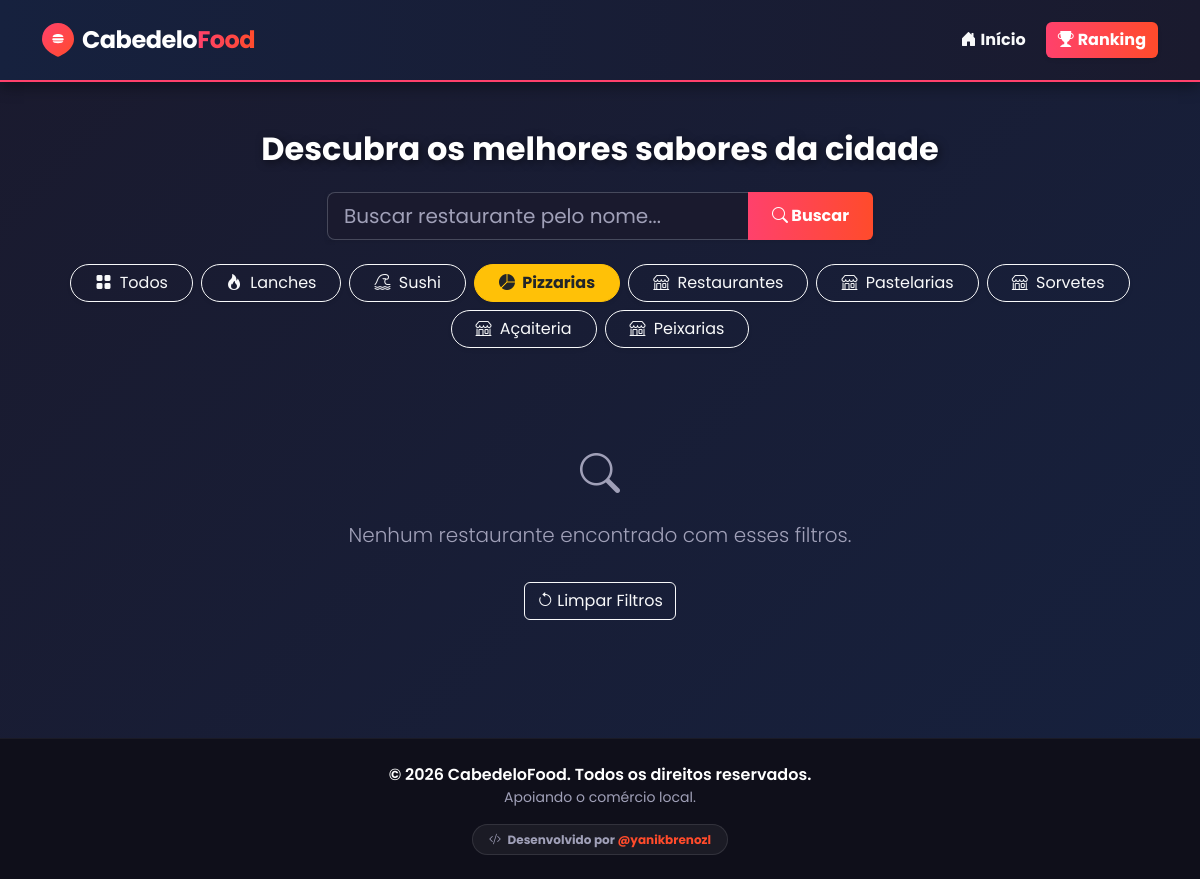
Screenshot of /?categoria=Pizzarias with the database file from the repository.
### restaurantes/models.py (models this page shows, shortened)
class Categoria(models.Model):
    nome = models.CharField(max_length=50)

### restaurantes/views.py (the view)
# urls.py: path('', views.home, name='home'),
def home(request):
    categoria_filtro = request.GET.get('categoria')
    termo_busca = request.GET.get('busca')
    categorias = Categoria.objects.all()
    restaurantes = Restaurante.objects.all()
    if termo_busca:
        restaurantes = restaurantes.filter(nome__icontains=termo_busca)
    if categoria_filtro:
        restaurantes = restaurantes.filter(categoria__nome=categoria_filtro)
    return render(request, 'restaurantes/index.html', {
        'restaurantes': restaurantes,
        'categorias': categorias,
        'categoria_atual': categoria_filtro,
        'termo_busca': termo_busca
    })

### restaurantes/templates/restaurantes/index.html (shortened to what this page needs)
<!DOCTYPE html>
<html lang="pt-BR">
<head>
    <link href="https://cdn.jsdelivr.net/npm/bootstrap@5.3.0/dist/css/bootstrap.min.css" rel="stylesheet">
    <link rel="stylesheet" href="https://cdn.jsdelivr.net/npm/bootstrap-icons@1.11.3/font/bootstrap-icons.min.css">
</head>
<body>
    <nav class="navbar navbar-expand-lg navbar-dark navbar-custom py-3">
        <div class="container d-flex justify-content-between align-items-center">
            <a class="navbar-brand m-0 d-flex align-items-center" href="{% url 'home' %}">
                <span class="fs-4 fw-bold" style="letter-spacing: -0.5px;">
                    <span class="text-white">Cabedelo</span><span style="background: linear-gradient(90deg, #ff416c, #ff4b2b); -webkit-background-clip: text; background-clip: text; -webkit-text-fill-color: transparent;">Food</span>
                </span>
            </a>
            <div class="d-flex">
                <a href="{% url 'home' %}" class="btn btn-outline-light border-0 me-2 fw-bold"><i class="bi bi-house-door-fill me-1"></i>Início</a>
                <a href="{% url 'ranking' %}" class="btn fw-bold text-white shadow-sm" style="background: linear-gradient(90deg, #ff416c, #ff4b2b); border: none;"><i class="bi bi-trophy-fill me-1"></i>Ranking</a>
            </div>
        </div>
    </nav>
    <div class="container mt-5" style="min-height: 70vh;">
        <h2 class="text-center mb-4 fw-bold titulo-site">Descubra os melhores sabores da cidade</h2>
        <div class="row justify-content-center mb-4">
            <div class="col-md-8 col-lg-6">
                <form action="{% url 'home' %}" method="GET" class="d-flex">
                    <div class="input-group shadow-sm">
                        <input type="text" name="busca" class="form-control form-control-lg" placeholder="Buscar restaurante pelo nome..." value="{{ termo_busca|default:'' }}">
                        <button type="submit" class="btn btn-danger px-4 fw-bold" style="background: linear-gradient(90deg, #ff416c, #ff4b2b); border: none;">
                            <i class="bi bi-search"></i> Buscar
                        </button>
                    </div>
                </form>
            </div>
        </div>
        <div class="d-flex justify-content-center gap-2 mb-5 flex-wrap">
            <a href="{% url 'home' %}" class="btn {% if not categoria_atual %}btn-warning fw-bold text-dark{% else %}btn-outline-light{% endif %} rounded-pill px-4 shadow-sm">
                <i class="bi bi-grid-fill me-1"></i> Todos
            </a>
            {% for cat in categorias %}
                <a href="{% url 'home' %}?categoria={{ cat.nome }}{% if termo_busca %}&busca={{ termo_busca }}{% endif %}" class="btn {% if categoria_atual == cat.nome %}btn-warning fw-bold text-dark{% else %}btn-outline-light{% endif %} rounded-pill px-4 shadow-sm">
                    {% if "lanche" in cat.nome|lower or "burger" in cat.nome|lower or "hamburguer" in cat.nome|lower %}
                        <i class="bi bi-fire me-1"></i>
                    {% elif "pizza" in cat.nome|lower %}
                        <i class="bi bi-pie-chart-fill me-1"></i>
                    {% elif "japa" in cat.nome|lower or "sushi" in cat.nome|lower or "oriental" in cat.nome|lower %}
                        <i class="bi bi-tsunami me-1"></i>
                    {% elif "bebida" in cat.nome|lower or "bar" in cat.nome|lower or "cerveja" in cat.nome|lower %}
                        <i class="bi bi-cup-straw me-1"></i>
                    {% elif "doce" in cat.nome|lower or "sobremesa" in cat.nome|lower or "açaí" in cat.nome|lower %}
                        <i class="bi bi-heart-fill me-1"></i>
                    {% else %}
                        <i class="bi bi-shop me-1"></i>
                    {% endif %}
                    {{ cat.nome }}
                </a>
            {% endfor %}
        </div>
        <div class="row">
            {% for rest in restaurantes %}
            <div class="col-lg-3 col-md-4 col-sm-6 mb-4">
                <div class="card h-100 shadow-sm">
                    {% if rest.imagem %}
                        <img src="{{ rest.imagem.url }}" class="card-img-top" alt="Foto de {{ rest.nome }}" style="height: 170px; object-fit: cover;">
                    {% else %}
                        <div class="bg-sem-imagem text-white text-center py-4 rounded-top" style="height: 170px;">
                            <span class="mt-4 d-block fw-semibold fs-2"><i class="bi bi-camera-video-off"></i></span>
                            <span class="d-block fw-semibold mt-1" style="font-size: 0.9rem;">Sem Imagem</span>
                        </div>
                    {% endif %}
                    <div class="card-body">
                        <div class="d-flex justify-content-between align-items-start mb-1">
                            <h5 class="card-title fw-bold mb-0">{{ rest.nome }}</h5>
                            <div class="text-end">
                                {% if rest.esta_aberto is not None %}
                                    {% if rest.esta_aberto %}
                                        <span class="badge bg-success rounded-pill ms-1 shadow-sm" style="font-size: 0.65rem;"><i class="bi bi-clock-fill me-1"></i>Aberto</span>
                                    {% else %}
                                        <span class="badge bg-secondary rounded-pill ms-1 shadow-sm" style="font-size: 0.65rem;"><i class="bi bi-clock me-1"></i>Fechado</span>
                                    {% endif %}
                                {% endif %}
                            </div>
                        </div>
                        <div class="d-flex align-items-center mb-2">
                            <i class="bi bi-star-fill text-warning me-1" style="font-size: 0.85rem;"></i>
                            {% if rest.media_estrelas > 0 %}
                                <span class="fw-bold text-white" style="font-size: 0.9rem;">{{ rest.media_estrelas }}</span>
                            {% else %}
                                <span class="text-muted" style="font-size: 0.75rem;">Sem avaliações</span>
                            {% endif %}
                            {% if rest.categoria %}
                                <span class="badge bg-danger rounded-pill ms-auto" style="font-size: 0.65rem;">{{ rest.categoria.nome }}</span>
                            {% endif %}
                        </div>
                        <a href="https://www.google.com/maps/search/?api=1&query={{ rest.endereco|urlencode }}+Cabedelo+PB" target="_blank" class="text-decoration-none text-muted card-subtitle d-block mb-3 mt-2 endereco-link" style="font-size: 0.8rem;">
                            <i class="bi bi-geo-alt-fill text-danger me-1"></i>{{ rest.endereco }}
                        </a>
                        <p class="card-text" style="color: #c8c8d8; font-size: 0.85rem;">{{ rest.descricao|truncatewords:12 }}</p>
                        {% if rest.fotos.all %}
                            <hr style="border-color: rgba(255,255,255,0.1); margin: 0.5rem 0;">
                            <h6 class="text-white-50" style="font-size: 0.75rem;"><i class="bi bi-images me-1"></i>Galeria</h6>
                            <div class="fotos-grid">
                                {% for foto in rest.fotos.all %}
                                    <div class="foto-card">
                                        <img src="{{ foto.imagem.url }}" alt="{{ foto.legenda|default:'Foto' }}" title="{{ foto.legenda|default:'Clique para ampliar' }}" onclick="abrirLightbox('{{ foto.imagem.url }}', '{{ foto.legenda|escapejs }}')">
                                    </div>
                                {% endfor %}
                            </div>
                        {% endif %}
                    </div>
                    <div class="card-footer pb-3 pt-3">
                        <div class="mb-2">
                            <a href="https://wa.me/55{{ rest.telefone|cut:' '|cut:'-'|cut:'('|cut:')' }}?text=Olá! Vi o restaurante {{ rest.nome }} no CabedeloFood e gostaria de saber mais."
                               target="_blank"
                               class="btn btn-sm w-100 fw-bold shadow-sm text-white"
                               style="background-color: #25D366; border-color: #25D366; transition: transform 0.2s;">
                                <i class="bi bi-whatsapp me-1"></i>Pedir no WhatsApp
                            </a>
                        </div>
                        <div class="d-flex gap-2 flex-wrap">
                            {% if rest.link_cardapio %}
                                <a href="{{ rest.link_cardapio }}" target="_blank" class="btn btn-outline-danger btn-sm flex-fill fw-semibold" style="font-size: 0.75rem;"><i class="bi bi-journal-text me-1"></i>Cardápio</a>
                            {% else %}
                                <button class="btn btn-outline-secondary btn-sm flex-fill fw-semibold" style="font-size: 0.75rem;" disabled><i class="bi bi-journal-x me-1"></i>Cardápio</button>
                            {% endif %}
                            {% if rest.instagram %}
                                <a href="{{ rest.instagram }}" target="_blank" class="btn btn-outline-primary btn-sm flex-fill fw-semibold" style="font-size: 0.75rem;"><i class="bi bi-instagram me-1"></i>Insta</a>
                            {% endif %}
                        </div>
                    </div>
                </div>
            </div>
            {% empty %}
            <div class="col-12 text-center">
                <p class="lead text-muted mt-5"><i class="bi bi-search fs-1 d-block mb-3"></i>Nenhum restaurante encontrado com esses filtros.</p>
                <a href="{% url 'home' %}" class="btn btn-outline-light mt-3"><i class="bi bi-arrow-counterclockwise me-1"></i>Limpar Filtros</a>
            </div>
            {% endfor %}
        </div>
    </div>
    <footer class="text-white text-center py-4 mt-5">
        <div class="container">
            <p class="mb-0 fw-semibold">© 2026 CabedeloFood. Todos os direitos reservados.</p>
            <small class="text-muted d-block mb-3">Apoiando o comércio local.</small>
            <a href="https://www.instagram.com/yanikbrenozl/" target="_blank" class="badge rounded-pill text-decoration-none px-3 py-2 dev-link" style="background: rgba(255, 255, 255, 0.05); border: 1px solid rgba(255, 255, 255, 0.1); color: #a0a0b8; transition: all 0.3s ease;">
                <i class="bi bi-code-slash me-1"></i> Desenvolvido por <span style="color: #ff4b2b;">@yanikbrenozl</span>
            </a>
        </div>
    </footer>
</body>
</html>

### restaurantes/templates/restaurantes/index.html (style rules this page uses)
body { font-family: 'Poppins', sans-serif; background: linear-gradient(135deg, #1a1a2e 0%, #16213e 100%); color: #ffffff; min-height: 100vh; }
.navbar-custom { background: linear-gradient(90deg, #16213e 0%, #1a1a2e 100%); box-shadow: 0 4px 15px rgba(0, 0, 0, 0.4); border-bottom: 2px solid #ff416c; }
.titulo-site { color: #ffffff; text-shadow: 2px 2px 8px rgba(0,0,0,0.5); }
.form-control { background-color: #1a1a2e !important; border: 1px solid rgba(255, 255, 255, 0.2) !important; color: #ffffff !important; }
::placeholder { color: #a0a0b8 !important; opacity: 0.7; }
.text-muted, .card-subtitle { color: #a0a0b8 !important; }
footer { background-color: #0f0f1a !important; border-top: 1px solid rgba(255,255,255,0.05); }

### rows the page displays
Categoria: nome "Lanches"
Categoria: nome "Sushi"
Categoria: nome "Pizzarias"
Categoria: nome "Restaurantes"
Categoria: nome "Pastelarias"
Categoria: nome "Sorvetes"
Categoria: nome "Açaiteria"
Categoria: nome "Peixarias"
